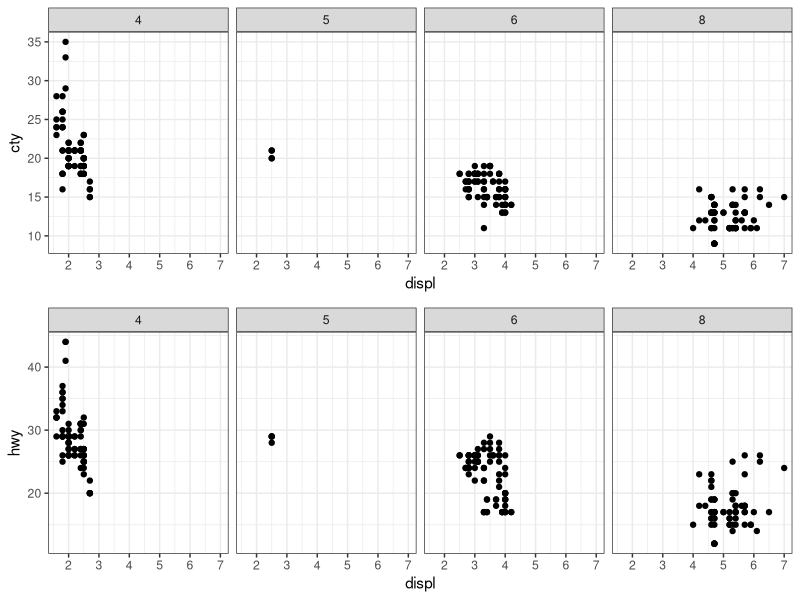
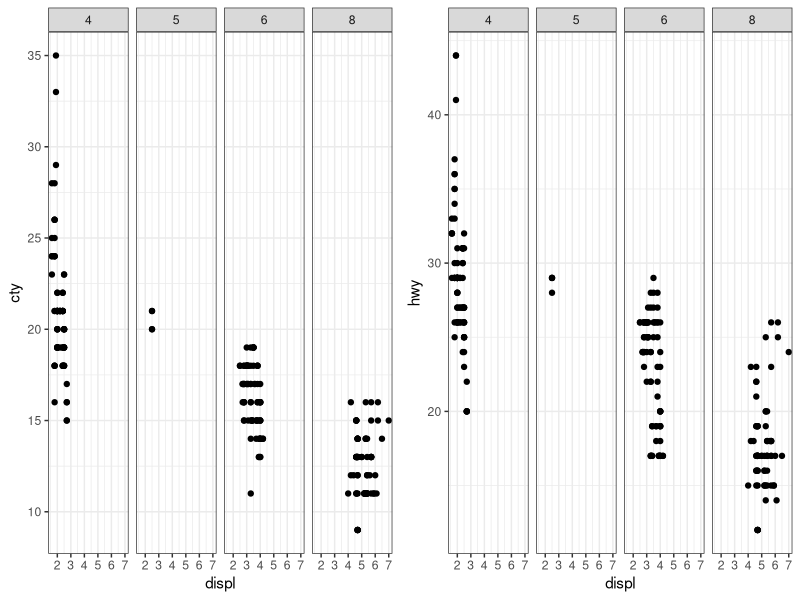

R code for these plots, in order:
# script objective: plotting multiple visualizations in a single grid or single plot or single page

library(ggplot2)
library(gridExtra)
g1<- ggplot(mpg, aes(displ, cty)) +
  # plot the geometric object
  geom_point()+
  # facet_grid forms a matrix of panels defined by row and column facetting variables. It is most useful when you have two discrete variables, and all combinations of the variables exist in the data.
  # for more information, see help(facet_grid)
  facet_grid(.~cyl)+
  theme_bw()

g2<- ggplot(mpg, aes(displ, hwy)) +
  # plot the geometric object
  geom_point()+
  # facet_grid forms a matrix of panels defined by row and column facetting variables. It is most useful when you have two discrete variables, and all combinations of the variables exist in the data.
  # for more information, see help(facet_grid)
  facet_grid(.~cyl)+
  theme_bw()

# Arrange the plot in a 1 by 2 grid or 1 column and 2 rows
grid.arrange(g1, g2, ncol=1, nrow=2)

# Arrange the plot in a 1 by 2 grid or 1 column and 2 rows
grid.arrange(g1, g2, ncol=2, nrow=1)
